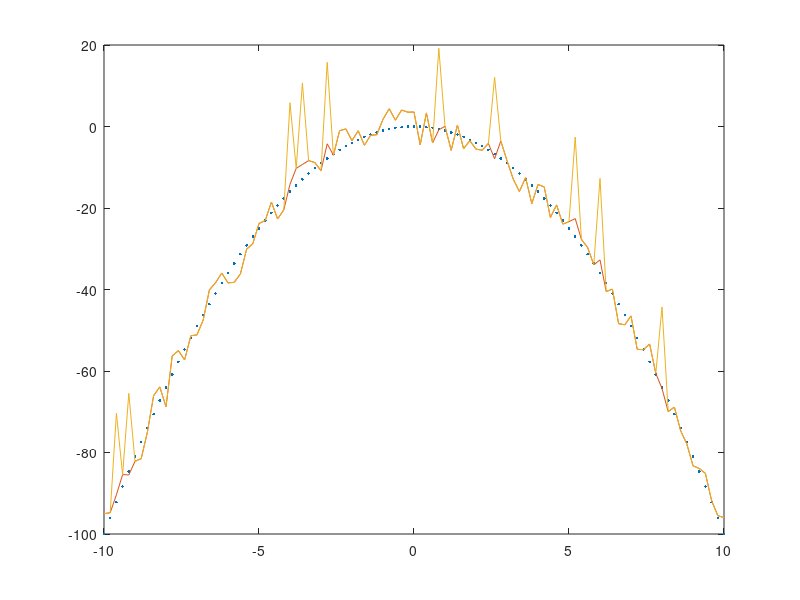

This figure's MATLAB source:
close all
clear all
clc


N=101;
x=linspace(-10,10,N);
y1=-x.^2;

% lets make some noise ! 
for i=1:N
    y2(i)=-x(i).^2 + 10*rand(1,1)-5;
end

%lets make ever more noise!!
y3=y2;
r = randi(100,10,1)+1
for i=1:10
    y3(r(i))=y3(r(i))+20;
end


figure(1)
plot(x,y1,'.',x,y2,x,y3)





% 
% % xwris na orisw ta shmeia toy x aksona
% syms xx
% figure(2)
% ezplot(-xx^2 , [-10,10])